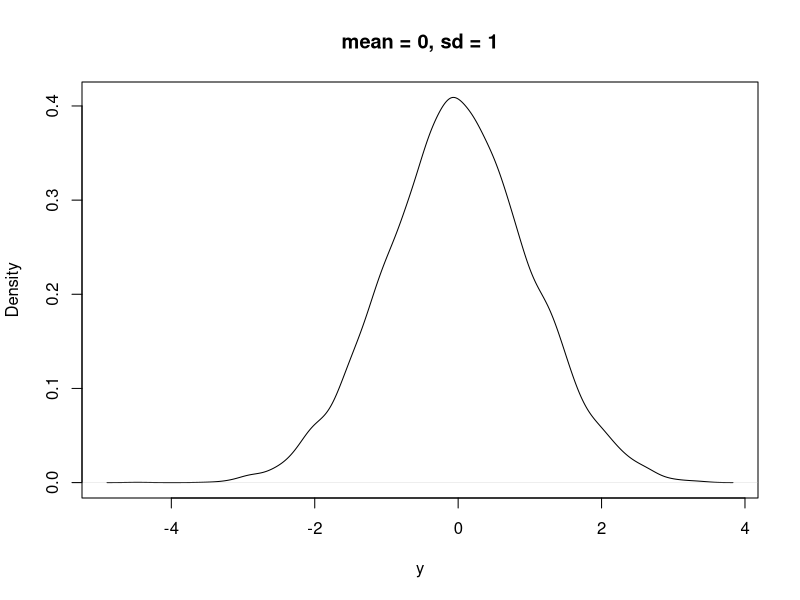
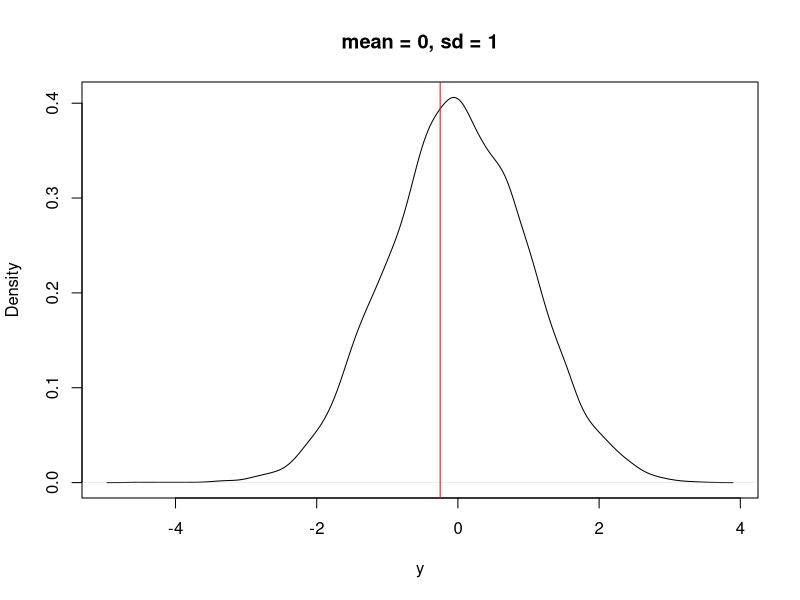
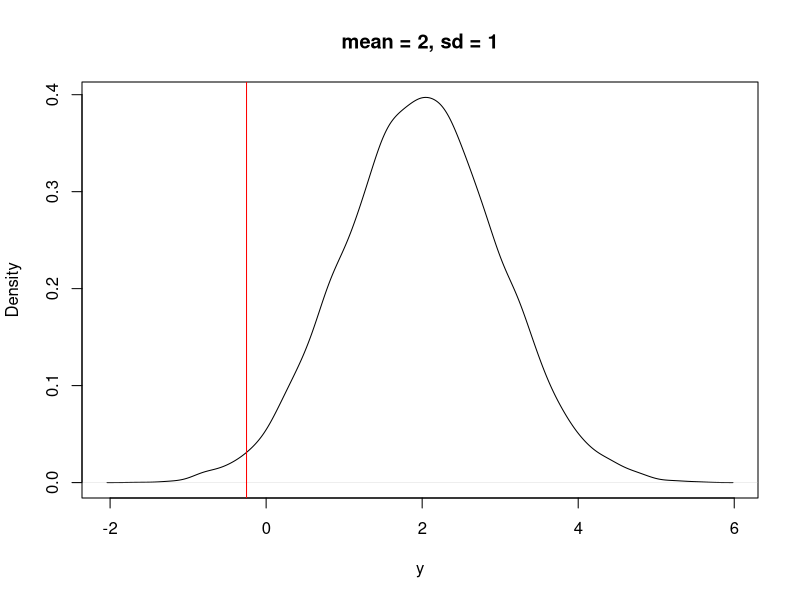
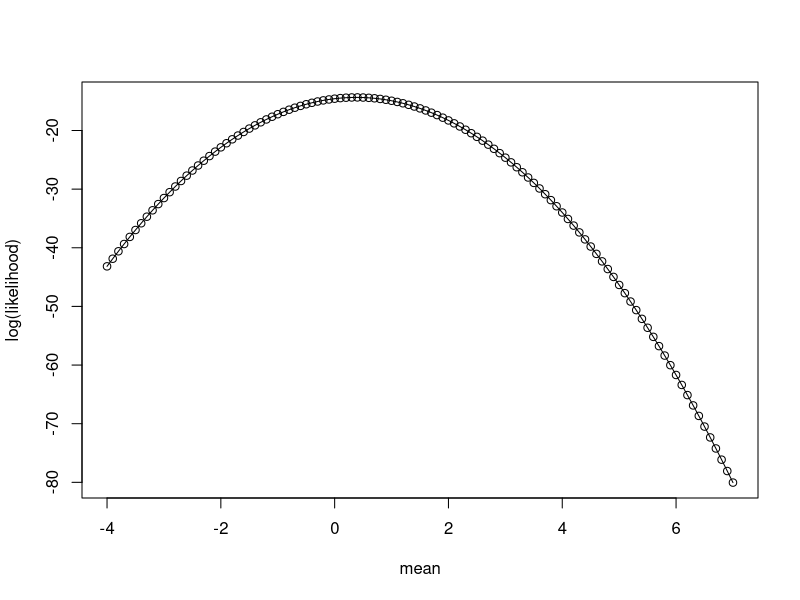
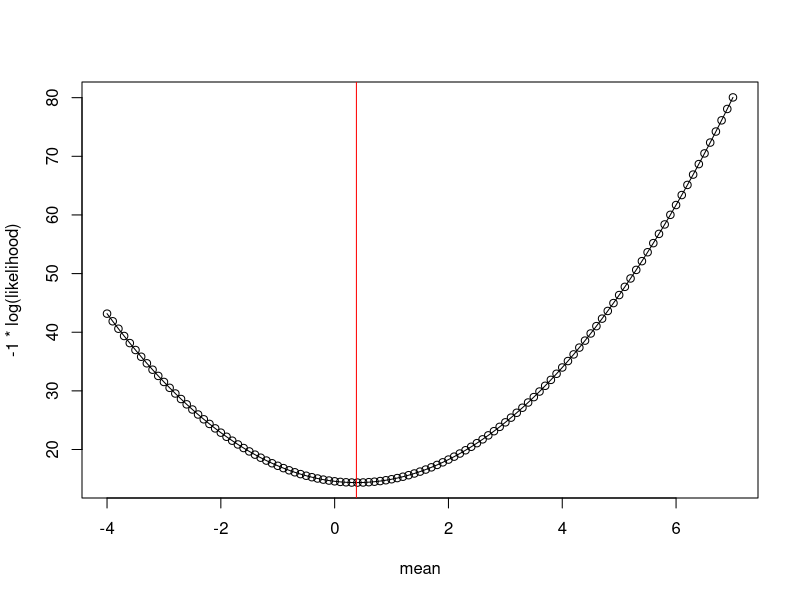
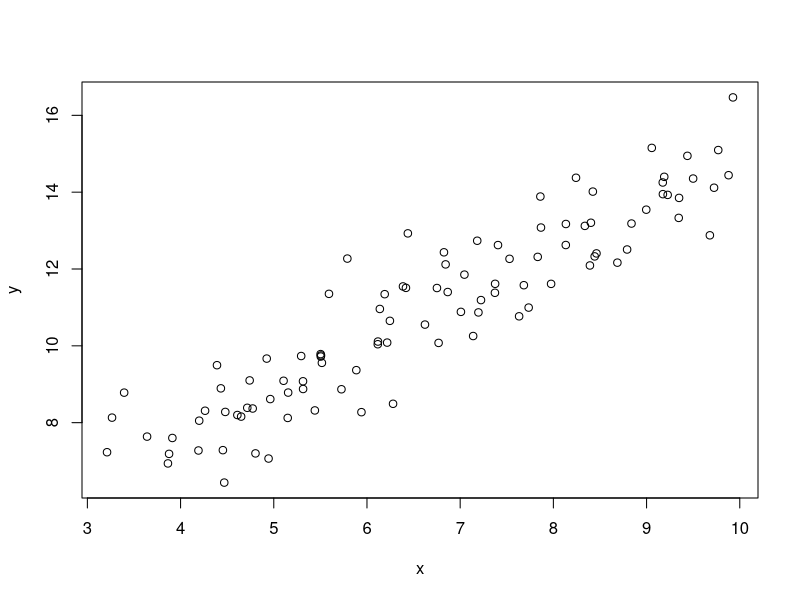
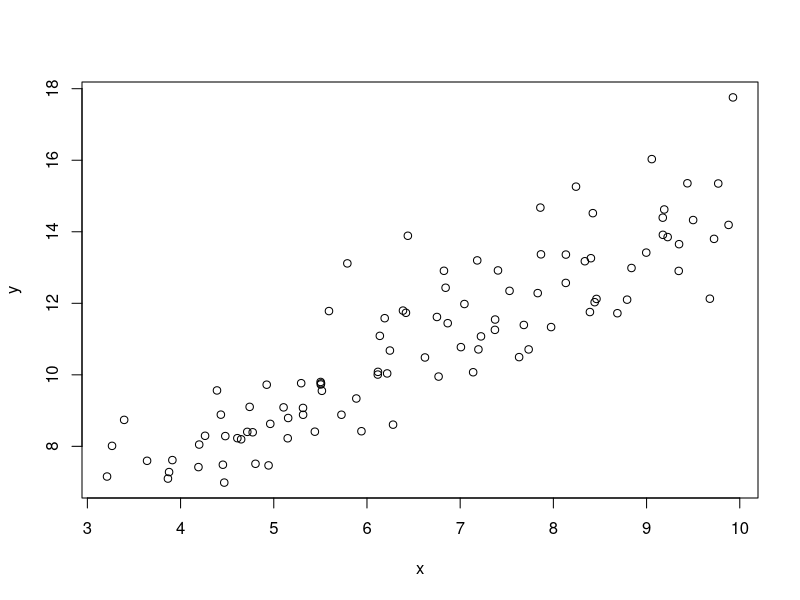
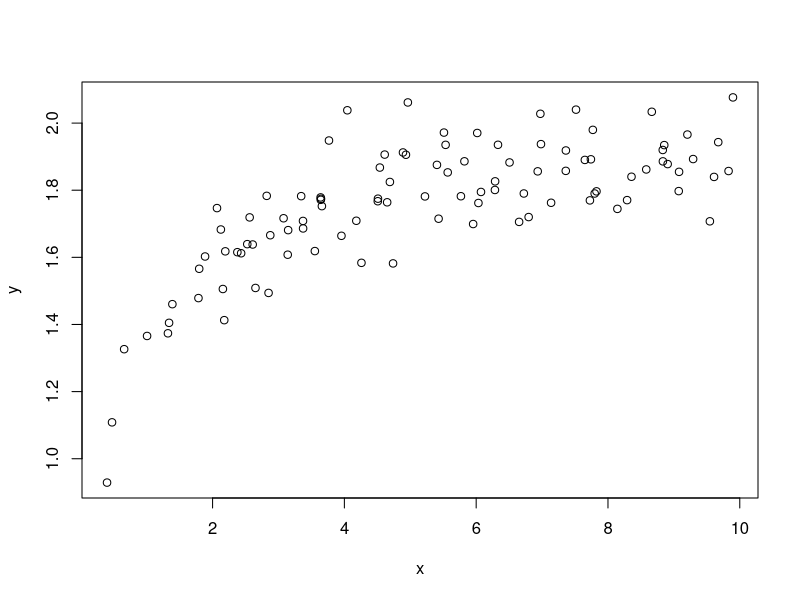

Write R code to recreate these figures, in order. (Note: this script raises an error after producing the figures.)
## ---- chunk 1
#| echo: FALSE
#| message: FALSE
library(tidyverse)
## ---- chunk 2
y_i <- -0.2513233
## ---- chunk 3
#| fig-cap: Normal distribution with mean = 0 and sd = 1
#| label: fig-simple-rnorm
plot(density(rnorm(10000, mean = 0, sd = 1)), xlab = "y", main = "mean = 0, sd = 1")
## ---- chunk 4
#| fig-cap: Normal distribution with mean = 0 and sd = 1. The red line is an 'observation'
#| label: fig-simple-rnorm-obs
plot(density(rnorm(10000, mean = 0, sd = 1)), xlab = "y", main = "mean = 0, sd = 1")
abline(v = y_i, col = "red")
## ---- chunk 5
#| fig-cap: Normal distribution with mean = 2 and sd = 1. The red line is an 'observation'
#| label: fig-simple-rnorm-obs2
plot(density(rnorm(10000, mean = 2, sd = 1)), xlab = "y", main = "mean = 2, sd = 1")
abline(v = y_i, col = "red")
## ---- chunk 6
message("mean of 0")
dnorm(x = y_i, mean = 0, sd = 1)
message("mean of 2")
dnorm(x = y_i, mean = 2, sd = 1)

## ---- chunk 7
y <- c(-0.2513233, -2.662035)
## ---- chunk 8
dnorm(x = y[1], mean = 0, sd = 1, log = FALSE) * dnorm(x = y[2], mean = 0, sd = 1, log = FALSE)
## ---- chunk 9
dnorm(x = y[1], mean = 2, sd = 1, log = FALSE) * dnorm(x = y[2], mean = 2, sd = 1, log = FALSE)
## ---- chunk 10
message("log likelihood: mean of 0")
dnorm(x = y[1], mean = 0, sd = 1, log = TRUE) + dnorm(x = y[2], mean = 0, sd = 1, log = TRUE)
message("log likelihood: mean of 2")
dnorm(x = y[1], mean = 2, sd = 1, log = TRUE) + dnorm(x = y[2], mean = 2, sd = 1, log = TRUE)
## ---- chunk 11
y <- c(-0.2513233, -2.662035, 4.060981)

LL1 <- dnorm(x = y[1], mean = 0, sd = 1, log = TRUE) + 
       dnorm(x = y[2], mean = 0, sd = 1, log = TRUE) + 
       dnorm(x = y[3], mean = 0, sd = 1, log = TRUE)

LL2 <- dnorm(x = y[1], mean = 2, sd = 1, log = TRUE) + 
       dnorm(x = y[2], mean = 2, sd = 1, log = TRUE) + 
       dnorm(x = y[3], mean = 2, sd = 1, log = TRUE)

message("log likelihood: mean = 0")
LL1
message("log likelihood: mean = 2")
LL2
## ---- chunk 12
message("log likelihood: mean = 0")
sum(dnorm(x = y, mean = 0, sd = 1, log = TRUE))
message("log likelihood: mean = 2")
sum(dnorm(x = y, mean = 2, sd = 1, log = TRUE))
## ---- chunk 13
#Values for mean that we are going to explore
mean_values <- seq(from = -4, to = 7, by = 0.1)
mean_values
## ---- chunk 14
LL <- rep(NA, length(mean_values))

for(i in 1:length(mean_values)){
  LL[i] <- sum(dnorm(y, mean = mean_values[i], sd = 1, log = TRUE))
}
LL
## ---- chunk 15
#| fig-cap: The likelihood curve over different values of the mean
#| label: fig-ll1
plot(x = mean_values, y = LL, type = "o", xlab = "mean", ylab = "log(likelihood)")
## ---- chunk 16
index_of_max <- which.max(LL)
mean_values[index_of_max]
## ---- chunk 17
mean(y)
## ---- chunk 18
#| fig-cap: The likelihood curve over different values of the mean with minimium shown
#| label: fig-ll2
plot(x = mean_values, y = -LL, type = "o", xlab = "mean", ylab = "-1 * log(likelihood)") #Notice negative sign
abline(v = mean(y), col = "red")
## ---- chunk 19
LL_fn <- function(y, par){
  #NEED NEGATIVE BECAUSE OPTIM MINIMIZES
  -sum(dnorm(y, mean = par[1], sd = 1, log = TRUE))
}
## ---- chunk 20
#| warning: FALSE
#@par are the starting values for the search
#@fn is the function that is minimized (find parameters that yield the lowest -log(LL)) 
#@ anything else like x are arguments needed by the LL_fn
fit <- optim(par = 4, fn = LL_fn, method = "BFGS", y = y)
fit
## ---- chunk 21
message("From optim")
fit$par
message("From manual calcuation")
mean_values[which.max(LL)]
message("From the mean function")
mean(y)
## ---- chunk 22
set.seed(100)
par_true <- c(3, 1.2) #Slope and intercept
sd_true <- 0.9 #noise term
x <- runif(100, 3, 10)
y_true <- par_true[1] + par_true[2] * x 
y <- rnorm(length(y_true), mean = y_true, sd = sd_true) #This is the "fake data"
## ---- chunk 23
#| fig-cap: The "fake" data used in the following analysis
#| label: fig-fake-data1
plot(x, y)
## ---- chunk 24
pred_linear <- function(x, par){
  y <- par[1] + par[2] * x
}
## ---- chunk 25
LL_fn <- function(par, x, y){
  #NEED NEGATIVE BECAUSE OPTIM MINIMIZES
  -sum(dnorm(y, mean = pred_linear(x, par), sd = 1, log = TRUE))
}

## ---- chunk 26
dnorm(y[1], mean = pred_linear(x[1], c(0.2, 1.4)), sd = 1, log = TRUE) + dnorm(y[2], mean = pred_linear(x[2], c(0.2, 1.4)), sd = 1, log = TRUE) # + ...
## ---- chunk 27
#| warning: FALSE
pred_linear <- function(x, par){
  y <- par[1] + par[2] * x
}
LL_fn <- function(par, x, y){
  #NEED NEGATIVE BECAUSE OPTIM MINIMIZES
  -sum(dnorm(y, mean = pred_linear(x, par), sd = 1, log = TRUE))
}
fit <- optim(par = c(0.2, 1.5), fn = LL_fn, method = "BFGS", x = x, y = y)


## ---- chunk 28
message("From optim")
fit$par
message("True values (those we used to generate the data)")
par_true
## ---- chunk 29
#Process model
pred_linear <- function(x, par){
  y <- par[1] + par[2] * x
}
## ---- chunk 30
#Probability model
LL_fn <- function(par, x, y){
  -sum(dnorm(y, mean = pred_linear(x, par), sd = 1, log = TRUE))
}
## ---- chunk 31
#Probability model
LL_fn <- function(par, x, y){
  -sum(dnorm(y, mean = pred_linear(x, par), sd = par[3], log = TRUE))
}
## ---- chunk 32
#| warning: FALSE
fit <- optim(par = c(0.2, 1.5, 2), fn = LL_fn, method = "BFGS", x = x, y = y)
## ---- chunk 33
message("From optim")
fit$par
message("True values (those we used to generate the data)")
c(par_true, sd_true)
## ---- chunk 34
fit2 <- lm(y ~ x)
summary(fit2)
## ---- chunk 35
set.seed(100)
x <- runif(100, 3, 10)
par_true <- c(3, 1.2)
sd_scalar_true <- 0.1
y_true <- par_true[1] + par_true[2] * x
y <- rnorm(length(y_true), mean = y_true, sd = sd_scalar_true * y) #This is the "fake data"
## ---- chunk 36
#| fig-cap: The "fake" data used in the following analysis
#| label: fig-fake-data2
plot(x, y)
## ---- chunk 37
#Process model
pred_linear <- function(x, par){
  y <- par[1] + par[2] * x
}
## ---- chunk 38
#Probability model
LL_fn <- function(par, x, y){
  -sum(dnorm(y, mean = pred_linear(x, par), sd = par[3] * pred_linear(x, par), log = TRUE))
}
## ---- chunk 39
#| warning: FALSE
fit <- optim(par = c(0.2, 1.5, 1), fn = LL_fn, method = "BFGS", x = x, y = y)
fit$par
## ---- chunk 40
set.seed(100)
x <- runif(100, 0.1, 10)
par_true <- c(2, 0.5)
sd_true <- 0.1
y <- par_true[1] * (x / (x + par_true[2]))
y <- rnorm(length(y), mean = y, sd = sd_true)
## ---- chunk 41
#| fig-cap: The "fake" data used in the following analysis
#| label: fig-fake-data3
plot(x, y)
## ---- chunk 42
#Process model
pred_mm <- function(x, par){
  y <- par[1] * (x / (par[2] + x))
}
## ---- chunk 43
#Probability model
LL_fn <- function(par, x, y){
  -sum(dnorm(y, mean = pred_mm(x, par), sd = par[3], log = TRUE))
}
## ---- chunk 44
#| warning: FALSE
fit <- optim(par = c(0.2, 1.5, 1), fn = LL_fn, method = "BFGS", x = x, y = y)
## ---- chunk 45
fit$par
c(par_true, sd_true)
## ---- chunk 46
#| fig-cap: the curve from the optimized parameters with the observations
#| label: fig-data-curve
plot(x, y)
curve(pred_mm(x, par = fit$par), from = 0.1, to = 10, add = TRUE)
## ---- chunk 47
#| warning: FALSE
LL_fn <- function(par, x, y){
    -sum(dgamma(y, shape = (pred_mm(x, par)^2/par[3]), rate =  pred_mm(x, par)/par[3], log = TRUE))
}

fit <- optim(par = c(0.2, 1.5, 1), fn = LL_fn, x = x, y = y)
## ---- chunk 48
#| echo: false
#| fig-cap: the curve from the optimized parameters with the observations for a gamma ditribution data model.
#| label: fig-data-curve-gamma
plot(x, y)
curve(pred_mm(x, par = fit$par), from = 0.1, to = 10, add = TRUE)
## ---- chunk 49
#Create a dataset
y_more_data <- rnorm(20, mean = 0, sd = 1)
#Select only 5 of the values from the larger dataset
y_small_data <- y_more_data[1:5]

#Calculate the likelihood surface for each of the datasets
mean_values <- seq(from = -4, to = 7, by = 0.1)

LL_more <- rep(NA, length(mean_values))
for(i in 1:length(mean_values)){
  LL_more[i] <- sum(dnorm(y_more_data, mean = mean_values[i], sd = 1, log = TRUE))
}

LL_small <- rep(NA, length(mean_values))
for(i in 1:length(mean_values)){
  LL_small[i] <- sum(dnorm(y_small_data, mean = mean_values[i], sd = 1, log = TRUE))
}

#Find the highest likelihood
mle_LL_small <- LL_small[which.max(LL_small)]
mle_LL_more <- LL_more[which.max(LL_more)]
## ---- chunk 50
#| echo: false
#| fig-cap: Likilihood curve with the two-unit support intervals shown
#| label: fig-ll-unc

#Plot the likelihood functions
plot(x = mean_values, y = LL_small, type = "l", xlab = "mean", ylab = "log-likelihood") #Notice negative sign
lines(x = mean_values, y = LL_more, col = "blue")
#Plot a line that shows a 2 likelihood reduction
abline(h = mle_LL_small - 2, lty = "dashed")
abline(h = mle_LL_more - 2, lty = "dashed", col = "blue")
## ---- chunk 51
#| warning: false

pred_mm <- function(par1, par2){
  par1 * (x / (par2 + x))
}
LL_fn <- function(par1, par2, par3){
  mu <- pred_mm(par1, par2)
  -sum(dnorm(y, mean = mu, sd = par3, log = TRUE))
}
library(stats4)
fit <- mle(minuslogl = LL_fn, start = list(par1 = 0.2, par2 = 1.5, par3 = 1), method = "BFGS", nobs = length(y)) 
AIC(fit)
summary(fit)
logLik(fit)
confint(fit)
